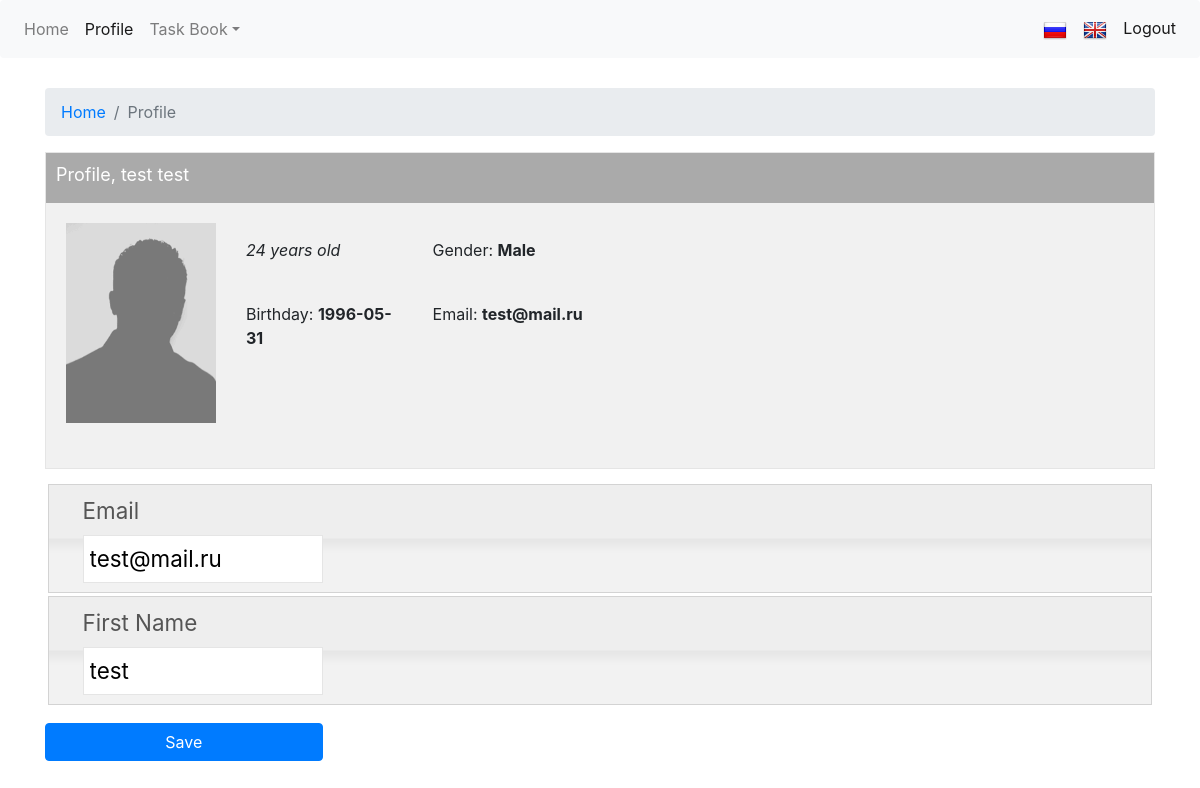
The page /?action=profile (signed in) on the database its author committed.
### tables this page shows
CREATE TABLE `user` (
  `id` int(11) NOT NULL AUTO_INCREMENT,
  `email` varchar(255) DEFAULT NULL,
  `username` varchar(255) DEFAULT NULL,
  `password` varchar(255) DEFAULT NULL,
  `firstname` varchar(255) DEFAULT NULL,
  `lastname` varchar(255) DEFAULT NULL,
  `gender` varchar(255) DEFAULT NULL,
  `birthdate` timestamp NULL DEFAULT NULL,
  `picture` varchar(255) DEFAULT NULL,
  `admin` tinyint(1) NOT NULL DEFAULT '0',
  PRIMARY KEY (`id`)
);

### App/Load.php (called while the page is built, shortened)
<?php
class Load
{
    function view($file_name, $data = null)
    {
        require_once APP_PATH . 'views/' . $file_name;
    }
}

### App/Traits/UserPages.php (called while the page is built, shortened)
<?php
trait UserPages
{
    function profile()
    {
        $userMgr = UserManager::getInstance();
        $stext = new Forsafty();
        $user =  $userMgr->getCurrentUser();
        $birthdate = date("Y-m-d", strtotime($user->getBirthdate()));
        $age = $user->getAge($birthdate);
        $this->load->view(
            'profile.php',
            array('rec' => $this->data, 'stext' => $stext, 'user' => $user, 'age' => $age, 'birthdate' => $birthdate)
        );
    }
}

### index.php (called while the page is built)
<?php
require_once 'config/index.php';
require_once 'Functions.php';
new \App\Controller();

### config/index.php (called while the page is built, shortened)
<?php
$LOCALE = array();
require_once 'autoloader.php';

### locale/en.php (called while the page is built)
<?php
$LOCALE['registration'] = 'Registration';
$LOCALE['first_name'] = 'First Name';
$LOCALE['last_name'] = 'Last Name';
$LOCALE['email'] = 'Email';
$LOCALE['password'] = 'Password';
$LOCALE['confirm_password'] = 'Confirm Password';
$LOCALE['birthday'] = 'Birthday';
$LOCALE['month'] = 'Month';
$LOCALE['day'] = 'Day';
$LOCALE['year'] = 'Year';
$LOCALE['gender'] = 'Gender';
$LOCALE['male'] = 'Male';
$LOCALE['female'] = 'Female';
$LOCALE['signup'] = 'Sign Up';
$LOCALE['profile_picture'] = 'Profile Picture';
$LOCALE['picture'] = 'Picture';
$LOCALE['validation_required'] = 'The field is required.';
$LOCALE['validation_letters'] = 'The field can contain characters only.';
$LOCALE['validation_email'] = 'The field must contain a valid email address.';
$LOCALE['validation_password'] = 'The password must contain at least one capital letter and one number.';
$LOCALE['validation_password_confirm'] = "The password doesn't match.";
$LOCALE['validation_birthdate'] = 'Provide full birthdate.';
$LOCALE['validation_email_taken'] = 'The Email address is already taken.';
$LOCALE['registration_failed'] = 'Registration failed. Please try again.';
$LOCALE['helptext_gender'] = 'Choose your gender.';
$LOCALE['helptext_pic_upload'] = 'Upload your profile picture.';
$LOCALE['title'] = 'Title';
$LOCALE['message'] = 'Message';
$LOCALE['messages'] = 'Сообщения';
$LOCALE['addmessage'] = 'Add message';
$LOCALE['user'] = 'User';
$LOCALE['edit_profile'] = 'Edit profile';
$LOCALE['Home'] = 'Home';
$LOCALE['exit'] = 'Exit';
$LOCALE['signin'] = 'Sign In';
$LOCALE['logout'] = 'Logout';
$LOCALE['Profile'] = 'Profile';
$LOCALE['years_old'] = 'years old';
$LOCALE['save'] = 'Save';
$LOCALE['preview'] = 'Preview';
$LOCALE['create_task'] = 'Create Task';
$LOCALE['username/email'] = 'Username / Email';
$LOCALE['username'] = 'Username';
$LOCALE['task_book'] = 'Task Book';
$LOCALE['book_tasks'] = 'Book - tasks';

### Functions.php (called while the page is built, shortened)
<?php
function _t($str)
{
    global $LOCALE;
    return isset($LOCALE[$str]) ? $LOCALE[$str] : '__' . $str . '__';
}

### config/autoloader.php (called while the page is built, shortened)
<?php
function autoload($className) {
    $fileName = str_replace('\\', '/', $className) . '.php';
}

### App/Models/UserManager.php (called while the page is built, shortened)
<?php
class UserManager
{
    private static $instance = null;
    private $currentUser;
    private function __construct()
    {
        $this->session = new Session();
        $this->currentUser = new CUser();
        if ($this->session->get('currentUser')) {
            $this->currentUser = $this->getUser($this->session->get('currentUser'));
        }
    }
    public static function getInstance()
    {
        return (self::$instance ?: self::$instance = new self());
    }
    public function getCurrentUser()
    {
        return $this->currentUser;
    }
    public function userFromArray($data)
    {
        $user = new CUser();
        foreach ($data as $key => $val) {
            $func = 'set' . ucfirst($key);
            $user->$func($val);
        }
        return $user;
    }
    public function getUser($id)
    {
        $pdo = Database::getInstance();
        $st = $pdo->prepare("SELECT * FROM " . CUser::TABLE . " WHERE id=? LIMIT 1");
        $st->execute(array($id));
        $user = $st->fetch(PDO::FETCH_ASSOC);
        return $this->userFromArray($user);
    }
}

### App/Models/Session.php (called while the page is built, shortened)
<?php
class Session
{
    public function get($key)
    {
        return @$_SESSION[$key];
    }
}

### App/Models/CUser.php (called while the page is built, shortened)
<?php
class CUser
{
    protected $email;
    protected $firstname;
    protected $lastname;
    protected $gender;
    protected $birthdate;
    public function getEmail()
    {
        return $this->email;
    }
    public function setEmail($email)
    {
        $this->email = $email;
    }
    public function getFirstname()
    {
        return $this->firstname;
    }
    public function setFirstname($firstname)
    {
        $this->firstname = $firstname;
    }
    public function getLastname()
    {
        return $this->lastname;
    }
    public function setLastname($lastname)
    {
        $this->lastname = $lastname;
    }
    public function getGender()
    {
        return $this->gender;
    }
    public function setGender($gender)
    {
        $this->gender = $gender;
    }
    public function getBirthdate()
    {
        return $this->birthdate;
    }
    public function setBirthdate($birthdate)
    {
        $this->birthdate = $birthdate;
    }
    function getAge($birthday)
    {
        $age = strtotime($birthday);
        list($y1, $m1, $d1) = explode("-", date("Y-m-d", $age));
        $now = strtotime("now");
        list($y2, $m2, $d2) = explode("-", date("Y-m-d", $now));
        $age = $y2 - $y1;
        return $age;
    }
}

### views/profile.php (the view, shortened to what this page needs)
<section class="container">
    <ol class="breadcrumb">
        <li class="breadcrumb-item"><a href="/">Home</a></li>
        <li class="breadcrumb-item active">Profile</li>
    </ol>
    <div id="profile_leftbox">
        <div class="header">
            <h1><?= _t('Profile') ?>, <?= $user->getFirstname() . ' ' . $user->getLastname() ?></h1>
        </div>
        <div class="body">
            <div id="profile_picture"<?php echo isset($style) ? $style : '' ?>></div>
            <div id="profile_info">
               <section class="col-md-12">
                   <div class="row">
                       <div class="col-md-6">
                           <p><i><?php echo $age ?> <?= _t('years_old') ?></i></p><br/>
                           <p><?= _t('birthday') ?>: <b><?php echo $birthdate ?></b></p><br/>
                       </div>
                       <div class="col-md-6">
                           <p><?= _t('gender') ?>: <b><?php echo $user->getGender() == 1 ? _t('male') : _t('female'); ?></b></p><br/>
                           <p><?= _t('email') ?>: <b><?= $user->getEmail() ?></b></p><br/>
                       </div>
                   </div>
               </section>
            </div>
        </div>
    </div>
    <form enctype="multipart/form-data" id="default-behavior" method="post" action="?action=profile">
        <ul id="sortable">
            <li class="ui-state-default">
                <label for="email"><?= _t('email') ?></label> <br>
                <input type="text" name="email" id="email" data-validate="validate(required, email)" value="<?= $user->getEmail() ?>"/>
            </li>
            <li class="ui-state-default">
                <label for="date"><?= _t('first_name') ?></label> <br>
                <input type="text" id="name" name="name" data-validate="validate(required, minlength(3))" value="<?= $user->getFirstname() ?>"/>
            </li>
        </ul>
        <div class="form-group">
            <input style="margin-top: 15px;" class="btn btn-primary col-md-3" type="submit" value="<?= _t('save') ?>"/>
        </div>
    </form>
</section>

### public/style.css (style rules this page uses)
html, body, div, span, applet, object, iframe, h1, h2, h3, h4, h5, h6, p, blockquote, pre, a, abbr, acronym, address, big, cite, code, del, dfn, em, font, img, ins, kbd, q, s, samp, small, strike, strong, sub, sup, tt, var, b, u, i, center, dl, dt, dd, ol, ul, li, fieldset, form, label, legend, table, caption, tbody, tfoot, thead, tr, th, td { margin: 0; padding: 0; border: 0; outline: 0; font-size: 100%; vertical-align: baseline; background: transparent; }
body { font-family:helvetica,arial,clean,sans-serif; font-size:13px; }
a { text-decoration: none; color: #1070df; }
input, button, select { padding: 6px; }
input[type=password], input[type=text] { width: 240px; border: 1px solid #e5e5e5; }
.btn { background-color: #4786ee; border: 1px solid #3078ed; color: #ffffff; }
#profile_leftbox { clear: both; border: 1px solid #e5e5e5; background-color: #f1f1f1; min-height: 317px; margin-bottom: 15px; }
#profile_leftbox .header { background-color: #aaaaaa; padding: 10px; }
#profile_leftbox .body { padding: 20px; }
#profile_leftbox .header h1 { font-size: 18px; color: #ffffff; font-weight: normal; display: inline-block; }
#profile_picture { background-image: url('./images/profile_default.gif'); width: 150px; height: 200px; float: left; background-size: 100% 100%; }
#profile_info { margin-left: 10px; float: left; }
a { cursor: pointer; text-decoration:none; }
.row { margin:10px; padding: 5px; }
#sortable { clear: both; list-style-type: none; margin: 0px; padding: 0; cursor: pointer; }
#sortable li { margin: 0 3px 3px 3px; padding: 0.4em; padding-left: 1.5em; font-size: 1.4em; }

### rows shown on the page
user: firstname "test", lastname "test", email "test@mail.ru", name "test"

### other values the page prints
_t('Home') "Home"
_t('Profile') "Profile"
_t('task_book') "Task Book"
_t('logout') "Logout"
$age "24"
_t('years_old') "years old"
_t('birthday') "Birthday"
$birthdate "1996-05-31"
_t('gender') "Gender"
_t('male') "Male"
_t('email') "Email"
_t('first_name') "First Name"
